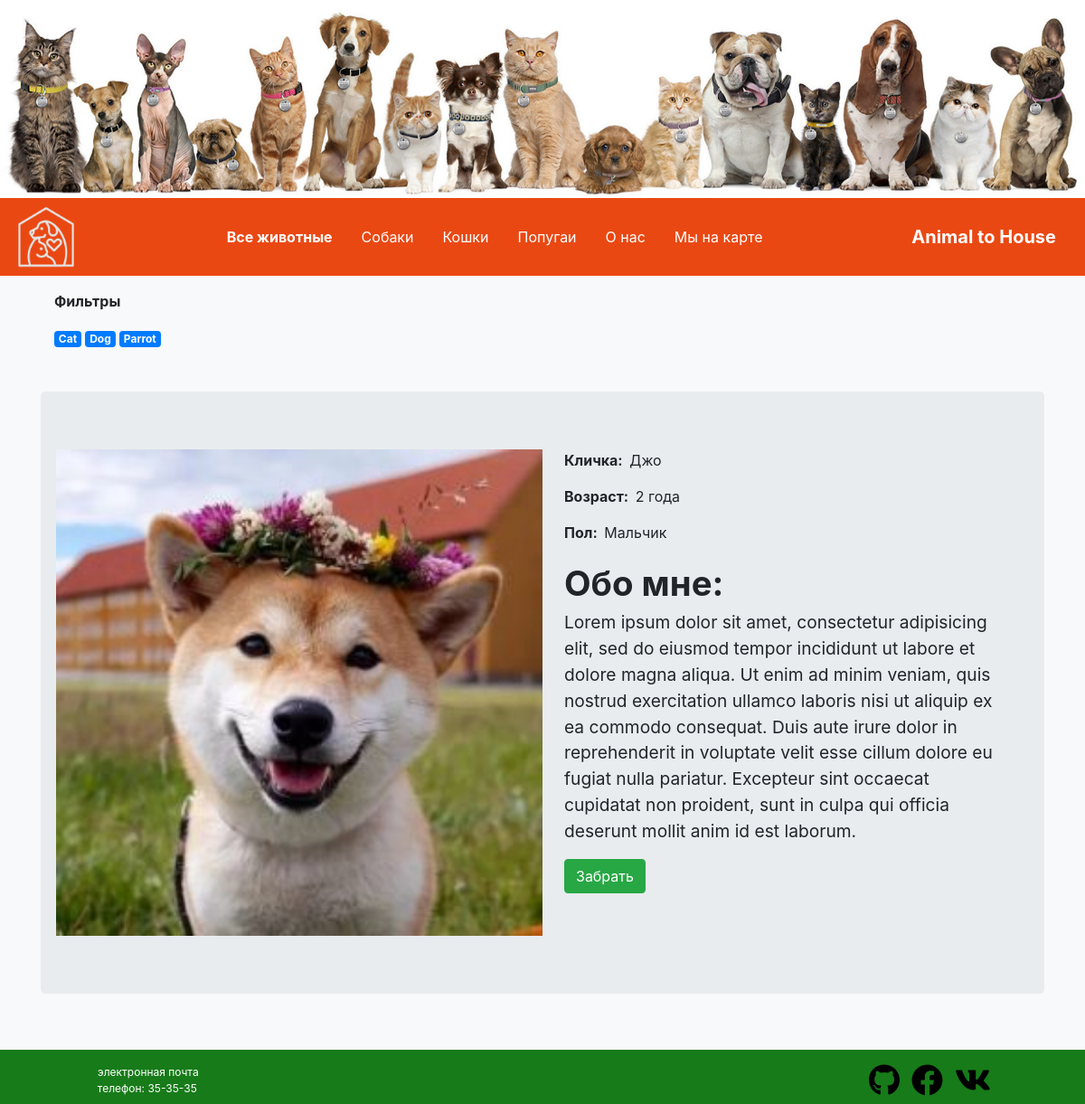
/1, run on an earlier commit of the app's database.
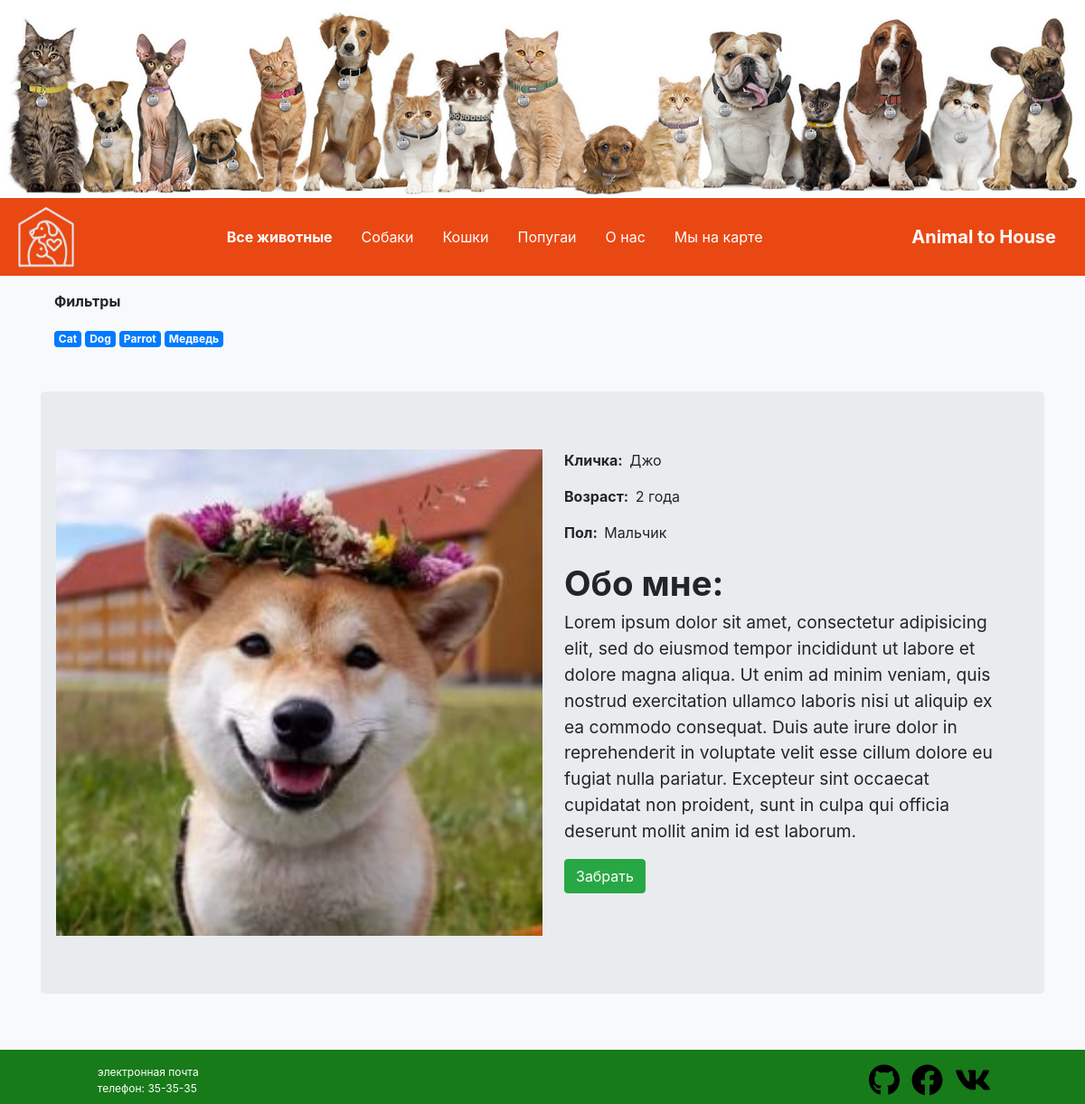
And on a later commit of the database.
### animal_shelter/models.py (models this page shows)
class Kind(models.Model):
    name = models.CharField(max_length=50, verbose_name="Вид", null=True, blank=True)
    def __str__(self):
        return self.name

### animal_shelter/views.py (the view)
# urls.py: path('<int:pk>', PetsDetailView.as_view(), name='pet-detail'),
class PetsDetailView(DetailView):
    model = Pet
    template_name = 'base2.html'
    def get_context_data(self, **kwargs):
        context = super().get_context_data(**kwargs)
        context['kind'] = Kind.objects.all()
        return context

### animal_shelter/models.py (called while the page is built, shortened)
    @property
    def age(self):
        age = int((datetime.now().date() - self.birth_data).days / 31)
        if age > 12:
            age = int(age / 12)
            last_simbol = age % 10
            if last_simbol == 1:
                return f'{age} год'
            elif last_simbol in (2, 3, 4):
                return f'{age} года'
            elif age % 100 in range(5, 21):
                return f'{age} лет'

### animal_shelter/templates/base2.html (shortened to what this page needs)
{% extends 'for_base/top.html' %}
{% block finder_by_kind %}
    <p><b>Фильтры</b></p>
    {% for k in kind %}
        <a href="{% url 'animal_shelter:finder_by_kind' k.name %}"><div class="badge badge-primary">{{ k }}</div></a>
    {% endfor %}
{% endblock %}
{% block contant %}
       <div class=" mt-5 jumbotron">
            <div class="row">
                <div class="w-50">
                    <img class="w-100" src="{{ media }}{{ object.face }}" alt="">
                </div>
                <div class="ml-4 flex-column right-block">
                    <div>
                        <div class="d-flex">
                            <span>Кличка: &nbsp</span><p>{{ object.name }}</p>
                        </div>
                        <div class="d-flex">
                            <span>Возраст: &nbsp</span><p>{{ object.age }}</p>
                        </div>
                        <div class="d-flex">
                            <span>Пол: &nbsp</span><p>{{ object.gender }}</p>
                        </div>
                        <div class="description">
                            <span style="font-weight: bold">Обо мне:</span>
                            <p>{{ object.description }}</p>
                        </div>
                        <div class="d-flex">
                            <button class="btn btn-success">Забрать</button>
                        </div>
                    </div>
                </div>
            </div>
       </div>
{% endblock %}

What changed in the data, as far as the page shows it:
added Kind: name "Медведь"
